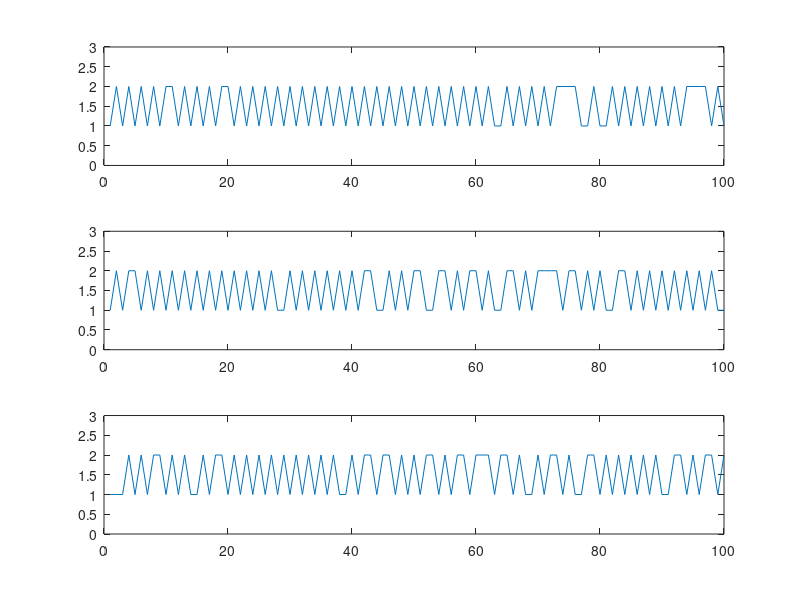

Write MATLAB code to recreate this figure.
% example code on Markov Chain

clear; close all;

PI = [0.1 0.9; 0.8 0.2];  % transition matrix
  
M = 3;      % number of chains
N = 2;      % number of states
K = 100;    % number of time steps in each chain

for m = 1:M
    x(1,m) = ceil(N*rand);  % random initial
    for k = 2:K
        % generate a chain based on the Markov property
        P = PI(x(k-1,m),:);
        U = rand;
        if U < P(1)
            x(k,m) = 1;
        else
            x(k,m) = N; 
        end
    end
end

figure(1);
for m = 1:M
    subplot(3,1,m);
    plot(x(:,m));
    ylim([0 3]);
end

% compute the simulated probability
for m = 1:M
    for n = 1:N
        p(m,n) = sum(x(:,m)==n);
    end
end
p = p/K;  % normalization

% compute the true probability
[V, D] = eig(PI');     % compute eigenvalues
ind = find(abs(diag(D)-1)< 1e-6); % find the eigenvalue 1
P = V(:,ind)/sum(V(:,ind)); % rescale the eigenvector


